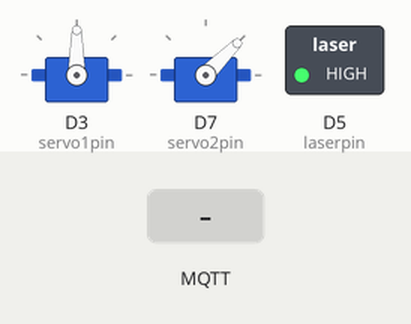
Simulated run of this sketch. Board: ESP8266 (NodeMCU). On the bench: 2 × servo, switched loads named in the sketch (green lamp = pin HIGH). The inputs (shaded band) are chosen by the test bench. WiFi joins after 1.5 s; servers stay silent unless stated; no MQTT or app messages arrive unless stated; what the sketch prints to the serial monitor is not drawn.

Above: at 2.7 s.
2.8 s: MQTT message "servo1" arrives on the first subscribed topic
At 3.5 s:
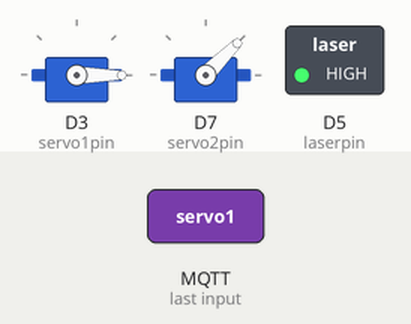
4.3 s: MQTT message "servo1" arrives on the third subscribed topic
At 4.7 s:
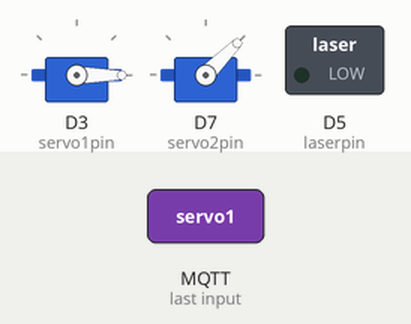
5.8 s: MQTT message "90" arrives on the first subscribed topic
At 7.0 s:
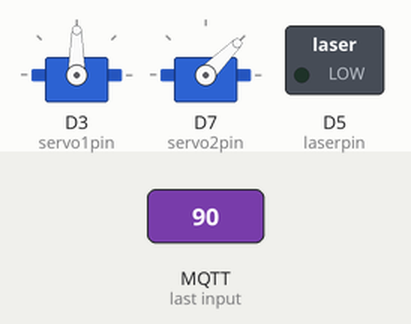
7.3 s: MQTT message "servo1" arrives on the second subscribed topic
At 8.2 s:
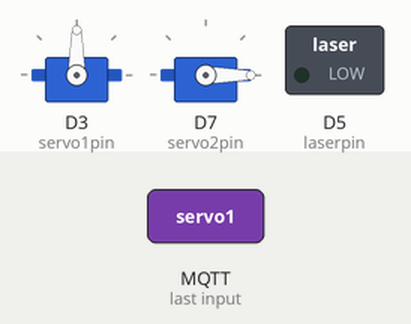
8.8 s: MQTT message "5" arrives on the first subscribed topic
At 9.3 s:
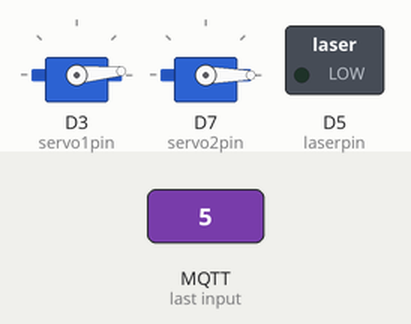
10.3 s: MQTT message "90" arrives on the second subscribed topic
At 11.7 s:
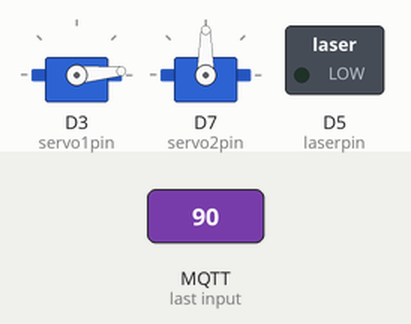
Timing chart, 0 to 12.8 s (numbered marks = the images above; inputs shaded):
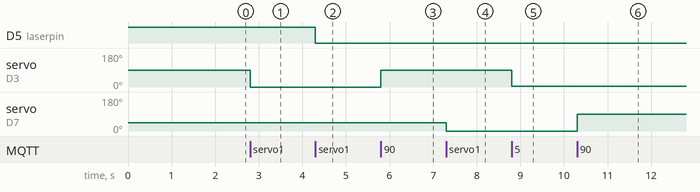

The sketch:

arduino_code.ino
```cpp
#include <EEPROM.h>
#include <ESP8266WiFi.h>
#include <PubSubClient.h>
#include <Wire.h>
#include <Servo.h>

// Replace these variables
const char* ssid = "YOUR_SSID_HERE";
const char* password = "YOUR_PASSWORD_HERE";
const char* mqtt_server = "YOUR_MQTT_SERVER_IP_HERE";

// Edit these at your own risk
int laserpin = D5;
int servo1pin = D3;
int servo2pin = D7;

// Do not touch the rest
WiFiClient espClient;
PubSubClient client(espClient);
WiFiEventHandler gotIpEventHandler, disconnectedEventHandler;

Servo myservo1;
Servo myservo2;

int stringToInt( byte* payload, unsigned int length){
  String inString = "";
  for(int i=0;i<length;i++){
    inString += (char)payload[i];
  }
  return inString.toInt();
}

void callback(char* topic, byte* payload, unsigned int length) {
 Serial.print("Message arrived [");
 Serial.print(topic);
 Serial.print("] ");

  int intVal = stringToInt(payload,length);

  Serial.println(intVal);

 if(strcmp(topic,"servo1")== 0){
    if(intVal >= 9000){
      Serial.println("Servo 1 detached");
      myservo1.detach();
    }else{
      if(!myservo1.attached()){
        Serial.println("Servo 1 attached");
        myservo1.attach(servo1pin);
      }
      myservo1.write(intVal);
      delay(15);
    }
 }else if(strcmp(topic,"servo2")== 0){
    if(intVal >= 9000){
      Serial.println("Servo 2 detached");
      myservo2.detach();
    }else{
      if(!myservo2.attached()){
        Serial.println("Servo 2 attached");
        myservo2.attach(servo2pin);
      }
      myservo2.write(intVal);
      delay(15);
    }
 }else if(strcmp(topic,"laser") == 0){
    digitalWrite(laserpin, intVal);
 }
}


void reconnect() {
 // Loop until we're reconnected
 while (!client.connected()) {
 Serial.print("Attempting MQTT connection...");
 // Attempt to connect
 if (client.connect("ESP8266 Client")) {
  Serial.println("connected");
  // ... and subscribe to topic
  client.subscribe("servo1");
  client.subscribe("servo2");
  client.subscribe("laser");
 } else {
  Serial.print("failed, rc=");
  Serial.print(client.state());
  Serial.println(" try again in 1 seconds");
  // Wait 1 seconds before retrying
  delay(1000);
  }
 }
}

void setup_wifi() {
  delay(10);
  // We start by connecting to a WiFi network
  Serial.println();
  Serial.print("Connecting to ");
  Serial.println(ssid);
  WiFi.setAutoConnect (true);
  WiFi.setAutoReconnect (true);
  WiFi.begin(ssid, password);
  while (WiFi.status() != WL_CONNECTED) {
    delay(500);
    Serial.print(".");
  }
  Serial.println("");

  // Show message on getting ip
  gotIpEventHandler = WiFi.onStationModeGotIP([](const WiFiEventStationModeGotIP& event)
  {
    Serial.print("Station connected, IP: ");
    Serial.println(WiFi.localIP());
  });

  // Show message on disconnect from ap
  disconnectedEventHandler = WiFi.onStationModeDisconnected([](const WiFiEventStationModeDisconnected& event)
  {
    Serial.println("Station disconnected");
  });

}


void setup()
{
 Serial.begin(115200);

 // Init laser
 pinMode(laserpin, OUTPUT);
 digitalWrite(laserpin,1);

 initialServoPos();

 // Start wifi
 setup_wifi();
 // Init mqtt server
 client.setServer(mqtt_server, 1883);
 client.setCallback(callback);
}

// Set initial position of servos
void initialServoPos(){
  // Set xAxis to 90 degress
  myservo1.attach(servo1pin);
  delay(15);
  myservo1.write(90);
  delay(15);
  myservo1.detach();

  // Set xAxis to 45 degress
  myservo2.attach(servo2pin);
  delay(15);
  myservo2.write(45);
  delay(15);
  myservo2.detach();
}

void loop()
{
 if (!client.connected()) {
  myservo1.detach();
  myservo2.detach();
  reconnect();
 }
 client.loop();
}
```

Measured:
- after the input at 2.8 s, servo on D3 (servo1pin): 90° → 0° at once
- after the input at 4.3 s, D5 (laserpin): HIGH → LOW at once
- after the input at 5.8 s, servo on D3 (servo1pin): 0° → 90° at once
- after the input at 7.3 s, servo on D7 (servo2pin): 45° → 0° at once
- after the input at 8.8 s, servo on D3 (servo1pin): 90° → 5° at once
- after the input at 10.3 s, servo on D7 (servo2pin): 0° → 90° at once
